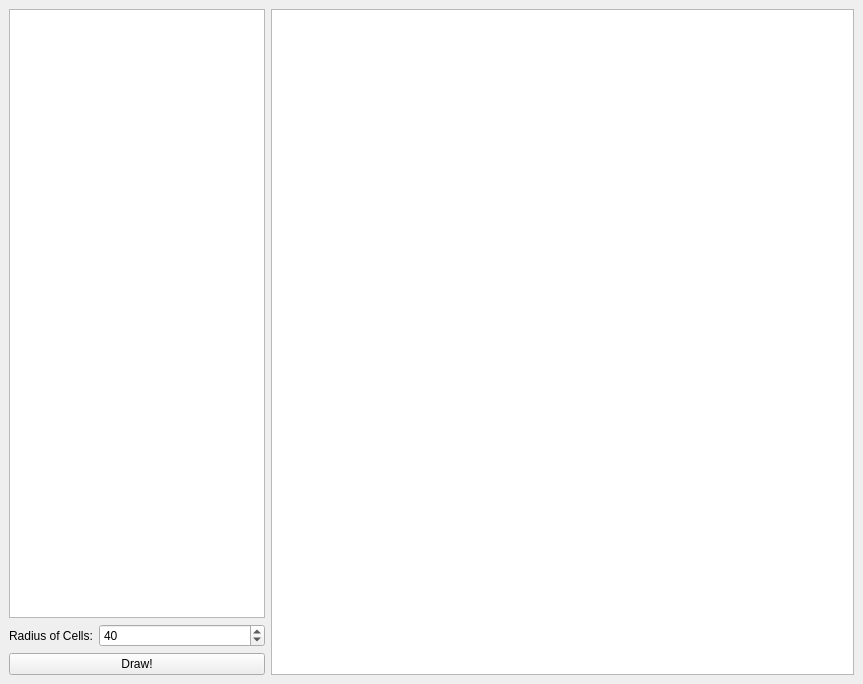
<?xml version="1.0" encoding="UTF-8"?>
<ui version="4.0">
 <class>MainWindow</class>
 <widget class="QMainWindow" name="MainWindow">
  <property name="geometry">
   <rect>
    <x>0</x>
    <y>0</y>
    <width>863</width>
    <height>684</height>
   </rect>
  </property>
  <property name="windowTitle">
   <string>Rikudo Puzzle Solver</string>
  </property>
  <widget class="QWidget" name="centralwidget">
   <layout class="QGridLayout" name="gridLayout_2">
    <item row="0" column="0">
     <layout class="QHBoxLayout" name="horizontalLayout" stretch="0,1">
      <item>
       <layout class="QGridLayout" name="gridLayout" columnstretch="0,1">
        <item row="2" column="1">
         <widget class="QSpinBox" name="spinBox">
          <property name="minimum">
           <number>10</number>
          </property>
          <property name="maximum">
           <number>100</number>
          </property>
          <property name="value">
           <number>40</number>
          </property>
         </widget>
        </item>
        <item row="0" column="0" colspan="2">
         <widget class="QPlainTextEdit" name="plainTextEdit">
          <property name="font">
           <font>
            <family>Code New Roman</family>
           </font>
          </property>
         </widget>
        </item>
        <item row="2" column="0">
         <widget class="QLabel" name="label">
          <property name="text">
           <string>Radius of Cells:</string>
          </property>
         </widget>
        </item>
        <item row="3" column="0" colspan="2">
         <widget class="QPushButton" name="pushButton">
          <property name="sizePolicy">
           <sizepolicy hsizetype="Minimum" vsizetype="Minimum">
            <horstretch>0</horstretch>
            <verstretch>0</verstretch>
           </sizepolicy>
          </property>
          <property name="text">
           <string>Draw!</string>
          </property>
         </widget>
        </item>
       </layout>
      </item>
      <item>
       <widget class="QGraphicsView" name="graphicsView">
        <property name="font">
         <font>
          <pointsize>16</pointsize>
         </font>
        </property>
       </widget>
      </item>
     </layout>
    </item>
   </layout>
  </widget>
 </widget>
 <resources/>
 <connections/>
</ui>
